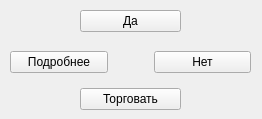
<?xml version="1.0" encoding="UTF-8"?>
<ui version="4.0">
 <class>Form</class>
 <widget class="QWidget" name="Form">
  <property name="geometry">
   <rect>
    <x>0</x>
    <y>0</y>
    <width>262</width>
    <height>119</height>
   </rect>
  </property>
  <property name="windowTitle">
   <string>Form</string>
  </property>
  <widget class="QWidget" name="">
   <property name="geometry">
    <rect>
     <x>80</x>
     <y>10</y>
     <width>101</width>
     <height>101</height>
    </rect>
   </property>
   <layout class="QVBoxLayout" name="verticalLayout">
    <item>
     <widget class="QPushButton" name="pushButton_2">
      <property name="text">
       <string>Да</string>
      </property>
     </widget>
    </item>
    <item>
     <spacer name="verticalSpacer">
      <property name="orientation">
       <enum>Qt::Vertical</enum>
      </property>
      <property name="sizeType">
       <enum>QSizePolicy::Preferred</enum>
      </property>
      <property name="sizeHint" stdset="0">
       <size>
        <width>20</width>
        <height>50</height>
       </size>
      </property>
     </spacer>
    </item>
    <item>
     <widget class="QPushButton" name="pushButton_4">
      <property name="text">
       <string>Торговать</string>
      </property>
     </widget>
    </item>
   </layout>
  </widget>
  <widget class="QWidget" name="">
   <property name="geometry">
    <rect>
     <x>10</x>
     <y>50</y>
     <width>241</width>
     <height>25</height>
    </rect>
   </property>
   <layout class="QHBoxLayout" name="horizontalLayout">
    <item>
     <widget class="QPushButton" name="pushButton">
      <property name="text">
       <string>Подробнее</string>
      </property>
     </widget>
    </item>
    <item>
     <spacer name="horizontalSpacer">
      <property name="orientation">
       <enum>Qt::Horizontal</enum>
      </property>
      <property name="sizeType">
       <enum>QSizePolicy::Minimum</enum>
      </property>
      <property name="sizeHint" stdset="0">
       <size>
        <width>40</width>
        <height>20</height>
       </size>
      </property>
     </spacer>
    </item>
    <item>
     <widget class="QPushButton" name="pushButton_3">
      <property name="text">
       <string>Нет</string>
      </property>
     </widget>
    </item>
   </layout>
  </widget>
 </widget>
 <resources/>
 <connections/>
</ui>
